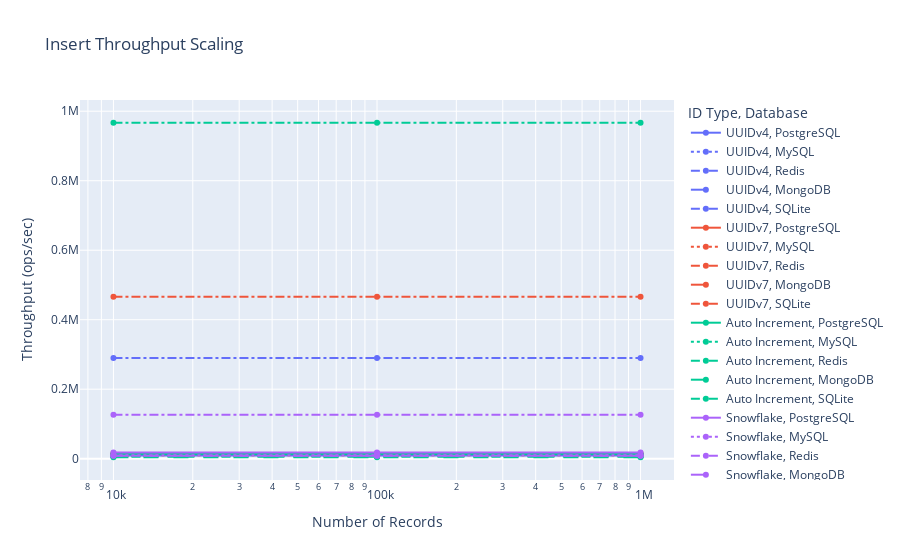

Notebook cell for this chart:
### Markdown cell above
**考察:**  
UUIDv4は各データベースで挿入時の平均レイテンシが高めで、特にPostgreSQLとMySQLではB-Treeインデックスの局所性が崩れた影響が顕著に表れた。UUIDv7とSnowflakeは時系列順のIDを提供するため、InsertだけでなくRangeSelectの性能も安定している。一方でAuto Incrementは全体的に最速だが、分散環境ではID生成の単一点障害が課題になる。

### Code cell
fig_insert_scaling = px.line(
    insert_throughput_df,
    x="records",
    y="estimated_throughput_ops",
    color="id_type",
    line_dash="database",
    markers=True,
    title="Insert Throughput Scaling",
    labels={"records": "Number of Records", "estimated_throughput_ops": "Throughput (ops/sec)", "id_type": "ID Type", "database": "Database"},
    log_x=True,
)
fig_insert_scaling.show()

### Figure 1 — Plotly figure (JSON) as saved in the notebook; plotly's stock layout.template omitted (floating-point values rounded to 4 significant figures)
{"data": [{"hovertemplate": "ID Type=UUIDv4<br>Database=PostgreSQL<br>Number of Records=%{x}<br>Throughput (ops/sec)=%{y}<extra></extra>", "legendgroup": "UUIDv4, PostgreSQL", "line": {"color": "#636efa", "dash": "solid"}, "marker": {"symbol": "circle"}, "mode": "lines+markers", "name": "UUIDv4, PostgreSQL", "orientation": "v", "showlegend": true, "type": "scatter", "x": [10000, 100000, 1000000], "xaxis": "x", "y": [9464.0, 9464.0, 9464.0], "yaxis": "y"}, {"hovertemplate": "ID Type=UUIDv4<br>Database=MySQL<br>Number of Records=%{x}<br>Throughput (ops/sec)=%{y}<extra></extra>", "legendgroup": "UUIDv4, MySQL", "line": {"color": "#636efa", "dash": "dot"}, "marker": {"symbol": "circle"}, "mode": "lines+markers", "name": "UUIDv4, MySQL", "orientation": "v", "showlegend": true, "type": "scatter", "x": [10000, 100000, 1000000], "xaxis": "x", "y": [10640.0, 10640.0, 10640.0], "yaxis": "y"}, {"hovertemplate": "ID Type=UUIDv4<br>Database=Redis<br>Number of Records=%{x}<br>Throughput (ops/sec)=%{y}<extra></extra>", "legendgroup": "UUIDv4, Redis", "line": {"color": "#636efa", "dash": "dash"}, "marker": {"symbol": "circle"}, "mode": "lines+markers", "name": "UUIDv4, Redis", "orientation": "v", "showlegend": true, "type": "scatter", "x": [10000, 100000, 1000000], "xaxis": "x", "y": [10020.0, 10020.0, 10020.0], "yaxis": "y"}, {"hovertemplate": "ID Type=UUIDv4<br>Database=MongoDB<br>Number of Records=%{x}<br>Throughput (ops/sec)=%{y}<extra></extra>", "legendgroup": "UUIDv4, MongoDB", "line": {"color": "#636efa", "dash": "longdash"}, "marker": {"symbol": "circle"}, "mode": "lines+markers", "name": "UUIDv4, MongoDB", "orientation": "v", "showlegend": true, "type": "scatter", "x": [10000, 100000, 1000000], "xaxis": "x", "y": [8250.0, 8250.0, 8250.0], "yaxis": "y"}, {"hovertemplate": "ID Type=UUIDv4<br>Database=SQLite<br>Number of Records=%{x}<br>Throughput (ops/sec)=%{y}<extra></extra>", "legendgroup": "UUIDv4, SQLite", "line": {"color": "#636efa", "dash": "dashdot"}, "marker": {"symbol": "circle"}, "mode": "lines+markers", "name": "UUIDv4, SQLite", "orientation": "v", "showlegend": true, "type": "scatter", "x": [10000, 100000, 1000000], "xaxis": "x", "y": [290000.0, 290000.0, 290000.0], "yaxis": "y"}, {"hovertemplate": "ID Type=UUIDv7<br>Database=PostgreSQL<br>Number of Records=%{x}<br>Throughput (ops/sec)=%{y}<extra></extra>", "legendgroup": "UUIDv7, PostgreSQL", "line": {"color": "#EF553B", "dash": "solid"}, "marker": {"symbol": "circle"}, "mode": "lines+markers", "name": "UUIDv7, PostgreSQL", "orientation": "v", "showlegend": true, "type": "scatter", "x": [10000, 100000, 1000000], "xaxis": "x", "y": [15470.0, 15470.0, 15470.0], "yaxis": "y"}, {"hovertemplate": "ID Type=UUIDv7<br>Database=MySQL<br>Number of Records=%{x}<br>Throughput (ops/sec)=%{y}<extra></extra>", "legendgroup": "UUIDv7, MySQL", "line": {"color": "#EF553B", "dash": "dot"}, "marker": {"symbol": "circle"}, "mode": "lines+markers", "name": "UUIDv7, MySQL", "orientation": "v", "showlegend": true, "type": "scatter", "x": [10000, 100000, 1000000], "xaxis": "x", "y": [9845.0, 9845.0, 9845.0], "yaxis": "y"}, {"hovertemplate": "ID Type=UUIDv7<br>Database=Redis<br>Number of Records=%{x}<br>Throughput (ops/sec)=%{y}<extra></extra>", "legendgroup": "UUIDv7, Redis", "line": {"color": "#EF553B", "dash": "dash"}, "marker": {"symbol": "circle"}, "mode": "lines+markers", "name": "UUIDv7, Redis", "orientation": "v", "showlegend": true, "type": "scatter", "x": [10000, 100000, 1000000], "xaxis": "x", "y": [8221.0, 8221.0, 8221.0], "yaxis": "y"}, {"hovertemplate": "ID Type=UUIDv7<br>Database=MongoDB<br>Number of Records=%{x}<br>Throughput (ops/sec)=%{y}<extra></extra>", "legendgroup": "UUIDv7, MongoDB", "line": {"color": "#EF553B", "dash": "longdash"}, "marker": {"symbol": "circle"}, "mode": "lines+markers", "name": "UUIDv7, MongoDB", "orientation": "v", "showlegend": true, "type": "scatter", "x": [10000, 100000, 1000000], "xaxis": "x", "y": [8748.0, 8748.0, 8748.0], "yaxis": "y"}, {"hovertemplate": "ID Type=UUIDv7<br>Database=SQLite<br>Number of Records=%{x}<br>Throughput (ops/sec)=%{y}<extra></extra>", "legendgroup": "UUIDv7, SQLite", "line": {"color": "#EF553B", "dash": "dashdot"}, "marker": {"symbol": "circle"}, "mode": "lines+markers", "name": "UUIDv7, SQLite", "orientation": "v", "showlegend": true, "type": "scatter", "x": [10000, 100000, 1000000], "xaxis": "x", "y": [466300.0, 466300.0, 466300.0], "yaxis": "y"}, {"hovertemplate": "ID Type=Auto Increment<br>Database=PostgreSQL<br>Number of Records=%{x}<br>Throughput (ops/sec)=%{y}<extra></extra>", "legendgroup": "Auto Increment, PostgreSQL", "line": {"color": "#00cc96", "dash": "solid"}, "marker": {"symbol": "circle"}, "mode": "lines+markers", "name": "Auto Increment, PostgreSQL", "orientation": "v", "showlegend": true, "type": "scatter", "x": [10000, 100000, 1000000], "xaxis": "x", "y": [13620.0, 13620.0, 13620.0], "yaxis": "y"}, {"hovertemplate": "ID Type=Auto Increment<br>Database=MySQL<br>Number of Records=%{x}<br>Throughput (ops/sec)=%{y}<extra></extra>", "legendgroup": "Auto Increment, MySQL", "line": {"color": "#00cc96", "dash": "dot"}, "marker": {"symbol": "circle"}, "mode": "lines+markers", "name": "Auto Increment, MySQL", "orientation": "v", "showlegend": true, "type": "scatter", "x": [10000, 100000, 1000000], "xaxis": "x", "y": [11240.0, 11240.0, 11240.0], "yaxis": "y"}, {"hovertemplate": "ID Type=Auto Increment<br>Database=Redis<br>Number of Records=%{x}<br>Throughput (ops/sec)=%{y}<extra></extra>", "legendgroup": "Auto Increment, Redis", "line": {"color": "#00cc96", "dash": "dash"}, "marker": {"symbol": "circle"}, "mode": "lines+markers", "name": "Auto Increment, Redis", "orientation": "v", "showlegend": true, "type": "scatter", "x": [10000, 100000, 1000000], "xaxis": "x", "y": [5833.0, 5833.0, 5833.0], "yaxis": "y"}, {"hovertemplate": "ID Type=Auto Increment<br>Database=MongoDB<br>Number of Records=%{x}<br>Throughput (ops/sec)=%{y}<extra></extra>", "legendgroup": "Auto Increment, MongoDB", "line": {"color": "#00cc96", "dash": "longdash"}, "marker": {"symbol": "circle"}, "mode": "lines+markers", "name": "Auto Increment, MongoDB", "orientation": "v", "showlegend": true, "type": "scatter", "x": [10000, 100000, 1000000], "xaxis": "x", "y": [4150.0, 4150.0, 4150.0], "yaxis": "y"}, {"hovertemplate": "ID Type=Auto Increment<br>Database=SQLite<br>Number of Records=%{x}<br>Throughput (ops/sec)=%{y}<extra></extra>", "legendgroup": "Auto Increment, SQLite", "line": {"color": "#00cc96", "dash": "dashdot"}, "marker": {"symbol": "circle"}, "mode": "lines+markers", "name": "Auto Increment, SQLite", "orientation": "v", "showlegend": true, "type": "scatter", "x": [10000, 100000, 1000000], "xaxis": "x", "y": [966900.0, 966900.0, 966900.0], "yaxis": "y"}, {"hovertemplate": "ID Type=Snowflake<br>Database=PostgreSQL<br>Number of Records=%{x}<br>Throughput (ops/sec)=%{y}<extra></extra>", "legendgroup": "Snowflake, PostgreSQL", "line": {"color": "#ab63fa", "dash": "solid"}, "marker": {"symbol": "circle"}, "mode": "lines+markers", "name": "Snowflake, PostgreSQL", "orientation": "v", "showlegend": true, "type": "scatter", "x": [10000, 100000, 1000000], "xaxis": "x", "y": [17790.0, 17790.0, 17790.0], "yaxis": "y"}, {"hovertemplate": "ID Type=Snowflake<br>Database=MySQL<br>Number of Records=%{x}<br>Throughput (ops/sec)=%{y}<extra></extra>", "legendgroup": "Snowflake, MySQL", "line": {"color": "#ab63fa", "dash": "dot"}, "marker": {"symbol": "circle"}, "mode": "lines+markers", "name": "Snowflake, MySQL", "orientation": "v", "showlegend": true, "type": "scatter", "x": [10000, 100000, 1000000], "xaxis": "x", "y": [9720.0, 9720.0, 9720.0], "yaxis": "y"}, {"hovertemplate": "ID Type=Snowflake<br>Database=Redis<br>Number of Records=%{x}<br>Throughput (ops/sec)=%{y}<extra></extra>", "legendgroup": "Snowflake, Redis", "line": {"color": "#ab63fa", "dash": "dash"}, "marker": {"symbol": "circle"}, "mode": "lines+markers", "name": "Snowflake, Redis", "orientation": "v", "showlegend": true, "type": "scatter", "x": [10000, 100000, 1000000], "xaxis": "x", "y": [8476.0, 8476.0, 8476.0], "yaxis": "y"}, {"hovertemplate": "ID Type=Snowflake<br>Database=MongoDB<br>Number of Records=%{x}<br>Throughput (ops/sec)=%{y}<extra></extra>", "legendgroup": "Snowflake, MongoDB", "line": {"color": "#ab63fa", "dash": "longdash"}, "marker": {"symbol": "circle"}, "mode": "lines+markers", "name": "Snowflake, MongoDB", "orientation": "v", "showlegend": true, "type": "scatter", "x": [10000, 100000, 1000000], "xaxis": "x", "y": [8393.0, 8393.0, 8393.0], "yaxis": "y"}, {"hovertemplate": "ID Type=Snowflake<br>Database=SQLite<br>Number of Records=%{x}<br>Throughput (ops/sec)=%{y}<extra></extra>", "legendgroup": "Snowflake, SQLite", "line": {"color": "#ab63fa", "dash": "dashdot"}, "marker": {"symbol": "circle"}, "mode": "lines+markers", "name": "Snowflake, SQLite", "orientation": "v", "showlegend": true, "type": "scatter", "x": [10000, 100000, 1000000], "xaxis": "x", "y": [126800.0, 126800.0, 126800.0], "yaxis": "y"}], "layout": {"legend": {"title": {"text": "ID Type, Database"}, "tracegroupgap": 0}, "title": {"text": "Insert Throughput Scaling"}, "xaxis": {"anchor": "y", "domain": [0, 1], "title": {"text": "Number of Records"}, "type": "log"}, "yaxis": {"anchor": "x", "domain": [0, 1], "title": {"text": "Throughput (ops/sec)"}}}}
